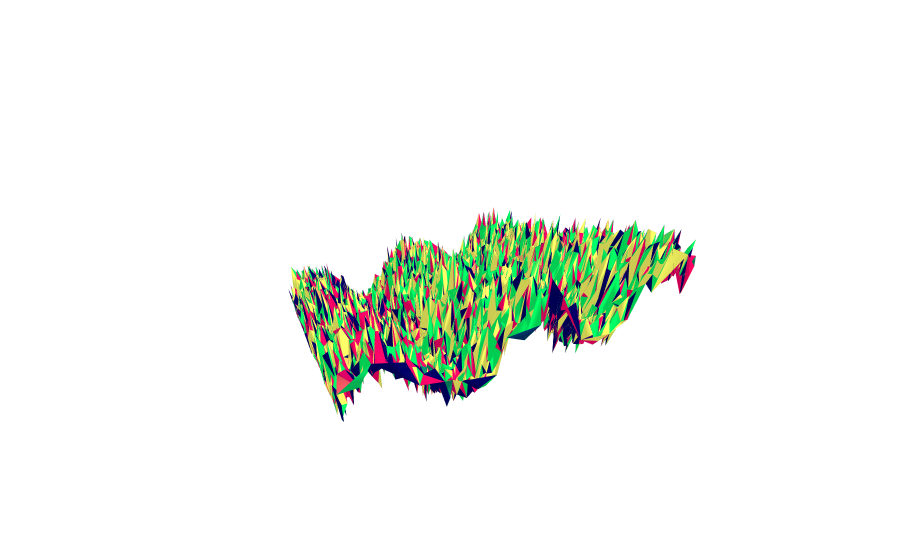
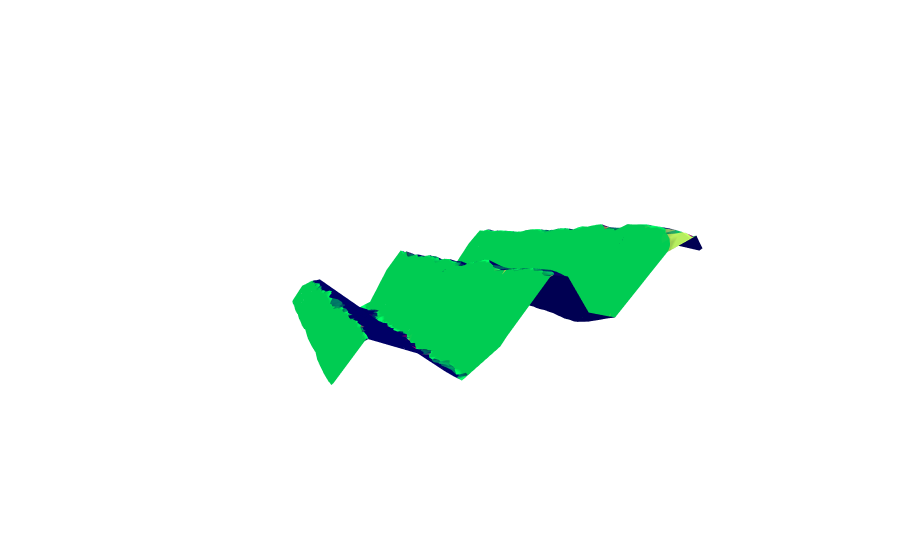

The notebook cell these images were saved under, in order:
### Code cell
np.random.seed(2022)

N = 8000
T = 0.4
epsilon = 0.4
xy = np.random.uniform(0, 1, size=(N, 2))

def profile(xy):
    return(np.sin(xy[:, 0]/T*2*np.pi) + 5 * xy[:, 1])

z = profile(xy) + epsilon * np.random.normal(0, 1, size=(N,))

X_train = xy
y_train = z


tri = MyDelaunay(X_train, y_train)
   
tri.construct_forward_matrix()
tri.construct_regularization_matrix()
    

y_fista, _ = double_fista(tri.data_values, tri.H, tri.L, tri.lip_H, tri.lip_L, 1, 1, 1000000, device='cuda:0', verbose=False)
train_htv = tri.evaluate(X_train, y_fista.detach().cpu().numpy())

plot_with_gradient_map(tri, 0.5, 1, 1, 1)
tri.update_values(y_fista.detach().cpu().numpy())
plot_with_gradient_map(tri, 0.5, 1, 1, 1)

### Figure 1 — Plotly figure (JSON) as saved in the notebook; plotly's stock layout.template omitted (floating-point values rounded to 4 significant figures; data arrays with more than 128 entries replaced by an {"elided": "..."} marker saying what was removed)
{"data": [{"facecolor": {"elided": "15876 str values"}, "i": {"elided": "15876 int values"}, "j": {"elided": "15876 int values"}, "k": {"elided": "15876 int values"}, "opacity": 1, "type": "mesh3d", "x": {"elided": "8000 float values"}, "y": {"elided": "8000 float values"}, "z": {"elided": "8000 float values"}}], "layout": {"font": {"size": 30}, "scene": {"aspectmode": "manual", "aspectratio": {"x": 1, "y": 1, "z": 0.9}, "camera": {"center": {"x": 0, "y": 0, "z": 0}, "eye": {"x": 0.5, "y": 1, "z": 1}, "up": {"x": 0, "y": 0, "z": 1}}, "xaxis": {"gridcolor": "#000000", "gridwidth": 0, "linecolor": "#000000", "linewidth": 0, "showbackground": false, "showgrid": false, "showticklabels": false, "title": {"font": {"size": 35}}, "visible": false}, "yaxis": {"gridcolor": "#000000", "gridwidth": 0, "linecolor": "#000000", "linewidth": 0, "showbackground": false, "showgrid": false, "showticklabels": false, "title": {"font": {"size": 35}}, "visible": false}, "zaxis": {"gridcolor": "#000000", "gridwidth": 0, "linecolor": "#000000", "linewidth": 0, "showbackground": false, "showgrid": false, "showticklabels": false, "title": {"font": {"size": 35}}, "visible": false}}, "title": {"text": ""}}}

### Figure 2 — Plotly figure (JSON) as saved in the notebook; plotly's stock layout.template omitted (floating-point values rounded to 4 significant figures; data arrays with more than 128 entries replaced by an {"elided": "..."} marker saying what was removed)
{"data": [{"facecolor": {"elided": "15876 str values"}, "i": {"elided": "15876 int values"}, "j": {"elided": "15876 int values"}, "k": {"elided": "15876 int values"}, "opacity": 1, "type": "mesh3d", "x": {"elided": "8000 float values"}, "y": {"elided": "8000 float values"}, "z": {"elided": "8000 float values"}}], "layout": {"font": {"size": 30}, "scene": {"aspectmode": "manual", "aspectratio": {"x": 1, "y": 1, "z": 0.9}, "camera": {"center": {"x": 0, "y": 0, "z": 0}, "eye": {"x": 0.5, "y": 1, "z": 1}, "up": {"x": 0, "y": 0, "z": 1}}, "xaxis": {"gridcolor": "#000000", "gridwidth": 0, "linecolor": "#000000", "linewidth": 0, "showbackground": false, "showgrid": false, "showticklabels": false, "title": {"font": {"size": 35}}, "visible": false}, "yaxis": {"gridcolor": "#000000", "gridwidth": 0, "linecolor": "#000000", "linewidth": 0, "showbackground": false, "showgrid": false, "showticklabels": false, "title": {"font": {"size": 35}}, "visible": false}, "zaxis": {"gridcolor": "#000000", "gridwidth": 0, "linecolor": "#000000", "linewidth": 0, "showbackground": false, "showgrid": false, "showticklabels": false, "title": {"font": {"size": 35}}, "visible": false}}, "title": {"text": ""}}}
